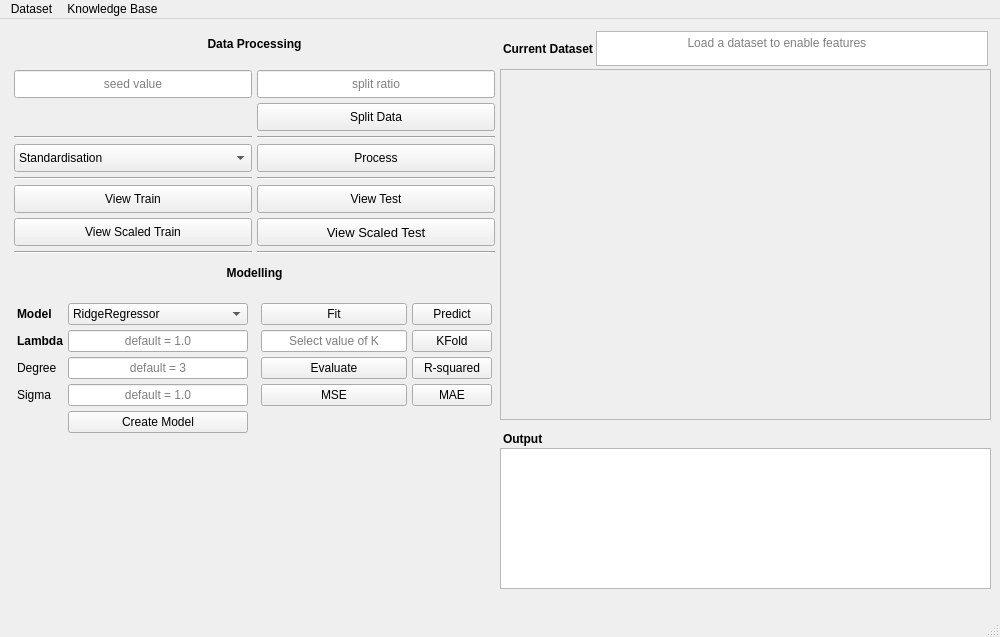
<?xml version="1.0" encoding="UTF-8"?>
<ui version="4.0">
 <class>MainWindow</class>
 <widget class="QMainWindow" name="MainWindow">
  <property name="geometry">
   <rect>
    <x>0</x>
    <y>0</y>
    <width>1000</width>
    <height>637</height>
   </rect>
  </property>
  <property name="windowTitle">
   <string>MainWindow</string>
  </property>
  <widget class="QWidget" name="central_widget">
   <widget class="QFrame" name="outer_frame">
    <property name="geometry">
     <rect>
      <x>0</x>
      <y>0</y>
      <width>1000</width>
      <height>581</height>
     </rect>
    </property>
    <property name="minimumSize">
     <size>
      <width>120</width>
      <height>0</height>
     </size>
    </property>
    <property name="frameShape">
     <enum>QFrame::NoFrame</enum>
    </property>
    <property name="frameShadow">
     <enum>QFrame::Raised</enum>
    </property>
    <layout class="QGridLayout" name="gridLayout">
     <item row="0" column="0">
      <layout class="QHBoxLayout" name="outer_frame_layout" stretch="0,0">
       <property name="spacing">
        <number>0</number>
       </property>
       <item>
        <widget class="QFrame" name="inner_frame_left">
         <property name="frameShape">
          <enum>QFrame::NoFrame</enum>
         </property>
         <property name="frameShadow">
          <enum>QFrame::Raised</enum>
         </property>
         <widget class="QWidget" name="verticalLayoutWidget">
          <property name="geometry">
           <rect>
            <x>0</x>
            <y>0</y>
            <width>491</width>
            <height>571</height>
           </rect>
          </property>
          <layout class="QVBoxLayout" name="inner_frame_left_layout" stretch="4,6">
           <property name="spacing">
            <number>0</number>
           </property>
           <item>
            <widget class="QFrame" name="inner_top_left_frame">
             <property name="frameShape">
              <enum>QFrame::NoFrame</enum>
             </property>
             <property name="frameShadow">
              <enum>QFrame::Plain</enum>
             </property>
             <widget class="QWidget" name="verticalLayoutWidget_3">
              <property name="geometry">
               <rect>
                <x>0</x>
                <y>0</y>
                <width>491</width>
                <height>231</height>
               </rect>
              </property>
              <layout class="QVBoxLayout" name="inner_top_left_frame_layout" stretch="1,9">
               <item>
                <widget class="QFrame" name="data_proc_label_frame">
                 <property name="frameShape">
                  <enum>QFrame::NoFrame</enum>
                 </property>
                 <property name="frameShadow">
                  <enum>QFrame::Raised</enum>
                 </property>
                 <layout class="QVBoxLayout" name="verticalLayout_2">
                  <item>
                   <widget class="QLabel" name="data_processing_label">
                    <property name="font">
                     <font>
                      <weight>75</weight>
                      <bold>true</bold>
                     </font>
                    </property>
                    <property name="text">
                     <string>Data Processing</string>
                    </property>
                    <property name="alignment">
                     <set>Qt::AlignCenter</set>
                    </property>
                   </widget>
                  </item>
                 </layout>
                </widget>
               </item>
               <item>
                <layout class="QHBoxLayout" name="preproc_frame_layout" stretch="0">
                 <property name="spacing">
                  <number>0</number>
                 </property>
                 <item>
                  <widget class="QFrame" name="preproc_param_frame">
                   <property name="frameShape">
                    <enum>QFrame::NoFrame</enum>
                   </property>
                   <property name="frameShadow">
                    <enum>QFrame::Raised</enum>
                   </property>
                   <widget class="QWidget" name="layoutWidget_2">
                    <property name="geometry">
                     <rect>
                      <x>0</x>
                      <y>-1</y>
                      <width>491</width>
                      <height>194</height>
                     </rect>
                    </property>
                    <layout class="QGridLayout" name="preproc_btn_layout">
                     <property name="leftMargin">
                      <number>5</number>
                     </property>
                     <property name="topMargin">
                      <number>5</number>
                     </property>
                     <property name="rightMargin">
                      <number>5</number>
                     </property>
                     <property name="bottomMargin">
                      <number>5</number>
                     </property>
                     <property name="spacing">
                      <number>5</number>
                     </property>
                     <item row="6" column="0">
                      <widget class="QPushButton" name="view_scaled_train_btn">
                       <property name="sizePolicy">
                        <sizepolicy hsizetype="Expanding" vsizetype="Expanding">
                         <horstretch>0</horstretch>
                         <verstretch>0</verstretch>
                        </sizepolicy>
                       </property>
                       <property name="text">
                        <string>View Scaled Train</string>
                       </property>
                      </widget>
                     </item>
                     <item row="0" column="0">
                      <widget class="QLineEdit" name="seed_line_edit">
                       <property name="sizePolicy">
                        <sizepolicy hsizetype="Expanding" vsizetype="Expanding">
                         <horstretch>0</horstretch>
                         <verstretch>0</verstretch>
                        </sizepolicy>
                       </property>
                       <property name="alignment">
                        <set>Qt::AlignCenter</set>
                       </property>
                       <property name="placeholderText">
                        <string>seed value</string>
                       </property>
                      </widget>
                     </item>
                     <item row="0" column="1">
                      <widget class="QLineEdit" name="split_line_edit">
                       <property name="sizePolicy">
                        <sizepolicy hsizetype="Expanding" vsizetype="Expanding">
                         <horstretch>0</horstretch>
                         <verstretch>0</verstretch>
                        </sizepolicy>
                       </property>
                       <property name="alignment">
                        <set>Qt::AlignCenter</set>
                       </property>
                       <property name="placeholderText">
                        <string>split ratio</string>
                       </property>
                      </widget>
                     </item>
                     <item row="5" column="0">
                      <widget class="QPushButton" name="view_train_btn">
                       <property name="sizePolicy">
                        <sizepolicy hsizetype="Expanding" vsizetype="Expanding">
                         <horstretch>0</horstretch>
                         <verstretch>0</verstretch>
                        </sizepolicy>
                       </property>
                       <property name="text">
                        <string>View Train</string>
                       </property>
                      </widget>
                     </item>
                     <item row="2" column="1">
                      <widget class="Line" name="line_7">
                       <property name="orientation">
                        <enum>Qt::Horizontal</enum>
                       </property>
                      </widget>
                     </item>
                     <item row="6" column="1">
                      <widget class="QPushButton" name="view_scaled_test_btn">
                       <property name="sizePolicy">
                        <sizepolicy hsizetype="Expanding" vsizetype="Expanding">
                         <horstretch>0</horstretch>
                         <verstretch>0</verstretch>
                        </sizepolicy>
                       </property>
                       <property name="font">
                        <font>
                         <family>Ubuntu</family>
                         <pointsize>10</pointsize>
                        </font>
                       </property>
                       <property name="text">
                        <string>View Scaled Test</string>
                       </property>
                      </widget>
                     </item>
                     <item row="3" column="1">
                      <widget class="QPushButton" name="process_btn">
                       <property name="sizePolicy">
                        <sizepolicy hsizetype="Expanding" vsizetype="Expanding">
                         <horstretch>0</horstretch>
                         <verstretch>0</verstretch>
                        </sizepolicy>
                       </property>
                       <property name="text">
                        <string>Process</string>
                       </property>
                      </widget>
                     </item>
                     <item row="4" column="1">
                      <widget class="Line" name="line_5">
                       <property name="orientation">
                        <enum>Qt::Horizontal</enum>
                       </property>
                      </widget>
                     </item>
                     <item row="5" column="1">
                      <widget class="QPushButton" name="view_test_btn">
                       <property name="sizePolicy">
                        <sizepolicy hsizetype="Expanding" vsizetype="Expanding">
                         <horstretch>0</horstretch>
                         <verstretch>0</verstretch>
                        </sizepolicy>
                       </property>
                       <property name="text">
                        <string>View Test</string>
                       </property>
                      </widget>
                     </item>
                     <item row="4" column="0">
                      <widget class="Line" name="line_8">
                       <property name="orientation">
                        <enum>Qt::Horizontal</enum>
                       </property>
                      </widget>
                     </item>
                     <item row="3" column="0">
                      <widget class="QComboBox" name="preproc_type_dropdown">
                       <property name="sizePolicy">
                        <sizepolicy hsizetype="Expanding" vsizetype="Expanding">
                         <horstretch>0</horstretch>
                         <verstretch>0</verstretch>
                        </sizepolicy>
                       </property>
                       <property name="font">
                        <font>
                         <family>Ubuntu</family>
                        </font>
                       </property>
                       <item>
                        <property name="text">
                         <string>Standardisation</string>
                        </property>
                       </item>
                      </widget>
                     </item>
                     <item row="1" column="1">
                      <widget class="QPushButton" name="split_data_btn">
                       <property name="sizePolicy">
                        <sizepolicy hsizetype="Expanding" vsizetype="Expanding">
                         <horstretch>0</horstretch>
                         <verstretch>0</verstretch>
                        </sizepolicy>
                       </property>
                       <property name="text">
                        <string>Split Data</string>
                       </property>
                      </widget>
                     </item>
                     <item row="2" column="0">
                      <widget class="Line" name="line_6">
                       <property name="orientation">
                        <enum>Qt::Horizontal</enum>
                       </property>
                      </widget>
                     </item>
                     <item row="7" column="0">
                      <widget class="Line" name="line_9">
                       <property name="orientation">
                        <enum>Qt::Horizontal</enum>
                       </property>
                      </widget>
                     </item>
                     <item row="7" column="1">
                      <widget class="Line" name="line_10">
                       <property name="orientation">
                        <enum>Qt::Horizontal</enum>
                       </property>
                      </widget>
                     </item>
                    </layout>
                   </widget>
                  </widget>
                 </item>
                </layout>
               </item>
              </layout>
             </widget>
            </widget>
           </item>
           <item>
            <widget class="QFrame" name="inner_bottom_left_frame">
             <property name="frameShape">
              <enum>QFrame::NoFrame</enum>
             </property>
             <property name="frameShadow">
              <enum>QFrame::Raised</enum>
             </property>
             <widget class="QWidget" name="verticalLayoutWidget_4">
              <property name="geometry">
               <rect>
                <x>0</x>
                <y>0</y>
                <width>491</width>
                <height>331</height>
               </rect>
              </property>
              <layout class="QVBoxLayout" name="model_frame_layout" stretch="1,9">
               <item>
                <widget class="QFrame" name="model_label_frame">
                 <property name="frameShape">
                  <enum>QFrame::NoFrame</enum>
                 </property>
                 <property name="frameShadow">
                  <enum>QFrame::Raised</enum>
                 </property>
                 <layout class="QHBoxLayout" name="horizontalLayout">
                  <item>
                   <widget class="QLabel" name="modellng_label">
                    <property name="font">
                     <font>
                      <weight>75</weight>
                      <bold>true</bold>
                     </font>
                    </property>
                    <property name="text">
                     <string>Modelling</string>
                    </property>
                    <property name="alignment">
                     <set>Qt::AlignCenter</set>
                    </property>
                   </widget>
                  </item>
                 </layout>
                </widget>
               </item>
               <item>
                <layout class="QHBoxLayout" name="model_layout">
                 <property name="spacing">
                  <number>3</number>
                 </property>
                 <property name="leftMargin">
                  <number>3</number>
                 </property>
                 <property name="topMargin">
                  <number>3</number>
                 </property>
                 <property name="rightMargin">
                  <number>3</number>
                 </property>
                 <property name="bottomMargin">
                  <number>3</number>
                 </property>
                 <item>
                  <widget class="QFrame" name="model_create_frame">
                   <property name="frameShape">
                    <enum>QFrame::NoFrame</enum>
                   </property>
                   <property name="frameShadow">
                    <enum>QFrame::Raised</enum>
                   </property>
                   <widget class="QWidget" name="layoutWidget">
                    <property name="geometry">
                     <rect>
                      <x>0</x>
                      <y>0</y>
                      <width>241</width>
                      <height>281</height>
                     </rect>
                    </property>
                    <layout class="QFormLayout" name="parameter_form_layout">
                     <property name="horizontalSpacing">
                      <number>5</number>
                     </property>
                     <property name="verticalSpacing">
                      <number>5</number>
                     </property>
                     <property name="leftMargin">
                      <number>5</number>
                     </property>
                     <property name="topMargin">
                      <number>5</number>
                     </property>
                     <property name="rightMargin">
                      <number>5</number>
                     </property>
                     <property name="bottomMargin">
                      <number>5</number>
                     </property>
                     <item row="0" column="0">
                      <widget class="QLabel" name="model_type_label">
                       <property name="font">
                        <font>
                         <weight>75</weight>
                         <bold>true</bold>
                        </font>
                       </property>
                       <property name="text">
                        <string>Model</string>
                       </property>
                      </widget>
                     </item>
                     <item row="0" column="1">
                      <widget class="QComboBox" name="model_type_dropdown">
                       <item>
                        <property name="text">
                         <string>RidgeRegressor</string>
                        </property>
                       </item>
                       <item>
                        <property name="text">
                         <string>LinearKernelRidgeRegressor</string>
                        </property>
                       </item>
                       <item>
                        <property name="text">
                         <string>PolynomialKernelRidgeRegressor</string>
                        </property>
                       </item>
                       <item>
                        <property name="text">
                         <string>RbfKernelRidgeRegressor</string>
                        </property>
                       </item>
                      </widget>
                     </item>
                     <item row="1" column="0">
                      <widget class="QLabel" name="lambda_label">
                       <property name="font">
                        <font>
                         <weight>75</weight>
                         <bold>true</bold>
                        </font>
                       </property>
                       <property name="text">
                        <string>Lambda</string>
                       </property>
                      </widget>
                     </item>
                     <item row="1" column="1">
                      <widget class="QLineEdit" name="lambda_line_edit">
                       <property name="alignment">
                        <set>Qt::AlignCenter</set>
                       </property>
                       <property name="placeholderText">
                        <string>default = 1.0</string>
                       </property>
                      </widget>
                     </item>
                     <item row="2" column="0">
                      <widget class="QLabel" name="degree_label">
                       <property name="text">
                        <string>Degree</string>
                       </property>
                      </widget>
                     </item>
                     <item row="2" column="1">
                      <widget class="QLineEdit" name="degree_line_edit">
                       <property name="text">
                        <string/>
                       </property>
                       <property name="alignment">
                        <set>Qt::AlignCenter</set>
                       </property>
                       <property name="placeholderText">
                        <string>default = 3</string>
                       </property>
                      </widget>
                     </item>
                     <item row="4" column="1">
                      <widget class="QPushButton" name="create_model_btn">
                       <property name="text">
                        <string>Create Model</string>
                       </property>
                      </widget>
                     </item>
                     <item row="3" column="0">
                      <widget class="QLabel" name="sigma_label">
                       <property name="text">
                        <string>Sigma</string>
                       </property>
                      </widget>
                     </item>
                     <item row="3" column="1">
                      <widget class="QLineEdit" name="sigma_line_edit">
                       <property name="alignment">
                        <set>Qt::AlignCenter</set>
                       </property>
                       <property name="placeholderText">
                        <string>default = 1.0</string>
                       </property>
                      </widget>
                     </item>
                    </layout>
                   </widget>
                  </widget>
                 </item>
                 <item>
                  <widget class="QFrame" name="model_func_frame">
                   <property name="frameShape">
                    <enum>QFrame::NoFrame</enum>
                   </property>
                   <property name="frameShadow">
                    <enum>QFrame::Raised</enum>
                   </property>
                   <widget class="QWidget" name="gridLayoutWidget">
                    <property name="geometry">
                     <rect>
                      <x>0</x>
                      <y>0</y>
                      <width>241</width>
                      <height>291</height>
                     </rect>
                    </property>
                    <layout class="QGridLayout" name="func_btns_layout">
                     <property name="leftMargin">
                      <number>5</number>
                     </property>
                     <property name="topMargin">
                      <number>5</number>
                     </property>
                     <property name="rightMargin">
                      <number>5</number>
                     </property>
                     <property name="bottomMargin">
                      <number>5</number>
                     </property>
                     <property name="spacing">
                      <number>5</number>
                     </property>
                     <item row="2" column="1">
                      <widget class="QPushButton" name="r_squared_btn">
                       <property name="text">
                        <string>R-squared</string>
                       </property>
                      </widget>
                     </item>
                     <item row="3" column="1">
                      <widget class="QPushButton" name="mae_btn">
                       <property name="text">
                        <string>MAE</string>
                       </property>
                      </widget>
                     </item>
                     <item row="0" column="0">
                      <widget class="QPushButton" name="fit_btn">
                       <property name="font">
                        <font>
                         <weight>50</weight>
                         <bold>false</bold>
                        </font>
                       </property>
                       <property name="text">
                        <string>Fit</string>
                       </property>
                      </widget>
                     </item>
                     <item row="1" column="0">
                      <widget class="QLineEdit" name="k_fold_line_edit">
                       <property name="alignment">
                        <set>Qt::AlignCenter</set>
                       </property>
                       <property name="placeholderText">
                        <string>Select value of K</string>
                       </property>
                      </widget>
                     </item>
                     <item row="2" column="0">
                      <widget class="QPushButton" name="evaluate_btn">
                       <property name="text">
                        <string>Evaluate</string>
                       </property>
                      </widget>
                     </item>
                     <item row="3" column="0">
                      <widget class="QPushButton" name="mse_btn">
                       <property name="text">
                        <string>MSE</string>
                       </property>
                      </widget>
                     </item>
                     <item row="1" column="1">
                      <widget class="QPushButton" name="k_fold_btn">
                       <property name="text">
                        <string>KFold</string>
                       </property>
                      </widget>
                     </item>
                     <item row="0" column="1">
                      <widget class="QPushButton" name="predict_btn">
                       <property name="text">
                        <string>Predict</string>
                       </property>
                      </widget>
                     </item>
                     <item row="4" column="0">
                      <widget class="QFrame" name="frame">
                       <property name="frameShape">
                        <enum>QFrame::NoFrame</enum>
                       </property>
                       <property name="frameShadow">
                        <enum>QFrame::Raised</enum>
                       </property>
                      </widget>
                     </item>
                    </layout>
                   </widget>
                  </widget>
                 </item>
                </layout>
               </item>
              </layout>
             </widget>
            </widget>
           </item>
          </layout>
         </widget>
        </widget>
       </item>
       <item>
        <widget class="QFrame" name="inner_frame_right">
         <property name="frameShape">
          <enum>QFrame::NoFrame</enum>
         </property>
         <property name="frameShadow">
          <enum>QFrame::Raised</enum>
         </property>
         <widget class="QFrame" name="visuals_frame">
          <property name="geometry">
           <rect>
            <x>0</x>
            <y>0</y>
            <width>491</width>
            <height>401</height>
           </rect>
          </property>
          <property name="frameShape">
           <enum>QFrame::NoFrame</enum>
          </property>
          <property name="frameShadow">
           <enum>QFrame::Raised</enum>
          </property>
          <widget class="QFrame" name="dataset_frame">
           <property name="geometry">
            <rect>
             <x>0</x>
             <y>0</y>
             <width>491</width>
             <height>41</height>
            </rect>
           </property>
           <property name="frameShape">
            <enum>QFrame::NoFrame</enum>
           </property>
           <property name="frameShadow">
            <enum>QFrame::Raised</enum>
           </property>
           <widget class="QWidget" name="horizontalLayoutWidget_3">
            <property name="geometry">
             <rect>
              <x>0</x>
              <y>0</y>
              <width>491</width>
              <height>41</height>
             </rect>
            </property>
            <layout class="QHBoxLayout" name="dataset_frame_layout">
             <property name="spacing">
              <number>3</number>
             </property>
             <property name="sizeConstraint">
              <enum>QLayout::SetDefaultConstraint</enum>
             </property>
             <property name="leftMargin">
              <number>3</number>
             </property>
             <property name="topMargin">
              <number>3</number>
             </property>
             <property name="rightMargin">
              <number>3</number>
             </property>
             <property name="bottomMargin">
              <number>3</number>
             </property>
             <item>
              <widget class="QLabel" name="current_dataset_label">
               <property name="font">
                <font>
                 <weight>75</weight>
                 <bold>true</bold>
                </font>
               </property>
               <property name="text">
                <string>Current Dataset</string>
               </property>
              </widget>
             </item>
             <item>
              <widget class="QTextEdit" name="current_dataset_textedit">
               <property name="placeholderText">
                <string>                          Load a dataset to enable features</string>
               </property>
              </widget>
             </item>
            </layout>
           </widget>
          </widget>
          <widget class="QScrollArea" name="visuals_scroll_area">
           <property name="geometry">
            <rect>
             <x>0</x>
             <y>41</y>
             <width>491</width>
             <height>351</height>
            </rect>
           </property>
           <property name="widgetResizable">
            <bool>true</bool>
           </property>
           <widget class="QWidget" name="visuals_scroll_area_contents">
            <property name="geometry">
             <rect>
              <x>0</x>
              <y>0</y>
              <width>489</width>
              <height>349</height>
             </rect>
            </property>
           </widget>
          </widget>
         </widget>
         <widget class="QFrame" name="output_frame">
          <property name="geometry">
           <rect>
            <x>0</x>
            <y>400</y>
            <width>491</width>
            <height>161</height>
           </rect>
          </property>
          <property name="frameShape">
           <enum>QFrame::NoFrame</enum>
          </property>
          <property name="frameShadow">
           <enum>QFrame::Raised</enum>
          </property>
          <widget class="QLabel" name="output_label">
           <property name="geometry">
            <rect>
             <x>3</x>
             <y>3</y>
             <width>58</width>
             <height>15</height>
            </rect>
           </property>
           <property name="font">
            <font>
             <weight>75</weight>
             <bold>true</bold>
            </font>
           </property>
           <property name="text">
            <string>Output</string>
           </property>
          </widget>
          <widget class="QTextEdit" name="console_output">
           <property name="enabled">
            <bool>true</bool>
           </property>
           <property name="geometry">
            <rect>
             <x>0</x>
             <y>20</y>
             <width>491</width>
             <height>141</height>
            </rect>
           </property>
           <property name="readOnly">
            <bool>true</bool>
           </property>
          </widget>
         </widget>
        </widget>
       </item>
      </layout>
     </item>
    </layout>
   </widget>
  </widget>
  <widget class="QStatusBar" name="statusBar"/>
  <widget class="QMenuBar" name="menuBar">
   <property name="geometry">
    <rect>
     <x>0</x>
     <y>0</y>
     <width>1000</width>
     <height>22</height>
    </rect>
   </property>
   <widget class="QMenu" name="menuKnowledge_Base">
    <property name="title">
     <string>Knowledge Base</string>
    </property>
    <addaction name="actionLoad_Knowledge_Base"/>
   </widget>
   <widget class="QMenu" name="menuLoad_Dataset">
    <property name="title">
     <string>Dataset</string>
    </property>
    <addaction name="actionLoad_Dataset"/>
   </widget>
   <addaction name="menuLoad_Dataset"/>
   <addaction name="menuKnowledge_Base"/>
  </widget>
  <action name="actionLoad_Knowledge_Base">
   <property name="text">
    <string>Load Knowledge Base</string>
   </property>
  </action>
  <action name="actionLoad_Dataset">
   <property name="text">
    <string>Load Dataset</string>
   </property>
  </action>
 </widget>
 <resources/>
 <connections/>
</ui>
